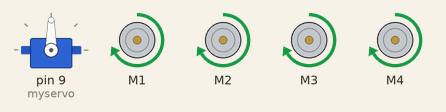
Bench run of a sketch on a simulated Arduino Uno, built with avr-gcc and run on an emulated ATmega328P. Parts: servo, 4 × DC motor (green arrow = forward, orange = backward, longer = faster). What the sketch prints to the serial monitor is not drawn.

Above: at 0.5 s.
At 1.5 s:
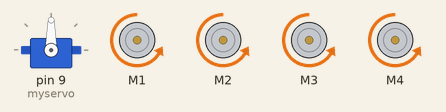
At 5.5 s:
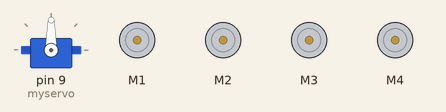
Timing chart, 0 to 6.9 s (numbered marks = the images above):
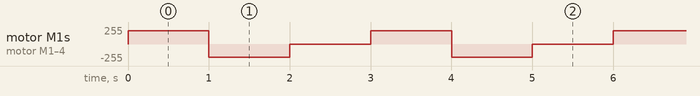

The sketch:

motor_2.ino
```cpp
#include <AFMotor.h>
#include <Servo.h>

Servo myservo;  // servo
int pos = 0;    // servo pozisyonu
AF_DCMotor motor1(1); // create motor #1
AF_DCMotor motor2(2); // create motor #2
AF_DCMotor motor3(3); // create motor #1
AF_DCMotor motor4(4); // create motor #2

void setup() {
  Serial.begin(9600);           // set up Serial library at 9600 bps
  Serial.println("Motor test!");
  myservo.attach(9);  // servo pini 9
  motor1.setSpeed(200);     //Hız 200 - 255
  motor2.setSpeed(200);     //Hız 200 - 255
  motor3.setSpeed(200);     //Hız 200 - 255
  motor4.setSpeed(200);     //Hız 200 - 255
}

void loop() {
  Serial.print("ileri");
  motor1.run(FORWARD);
  motor2.run(FORWARD);
  motor3.run(FORWARD);
  motor4.run(FORWARD);
  delay(1000);

  Serial.print("geri");
  motor1.run(BACKWARD);
  motor2.run(BACKWARD);
  motor3.run(BACKWARD);
  motor4.run(BACKWARD);
  delay(1000);

  Serial.print("dur");
  motor1.run(RELEASE);
  motor2.run(RELEASE);
  motor3.run(RELEASE);
  motor4.run(RELEASE);
  delay(1000);

}
```

Measured:
- by itself, motor M1–4: repeats every 3.0 s: backward 200/255 1.0 s, stopped 1.0 s, forward 200/255 1.0 s
